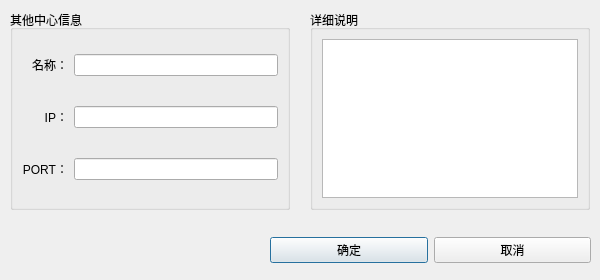
<?xml version="1.0" encoding="UTF-8"?>
<ui version="4.0">
 <class>ModifyCenterDialog</class>
 <widget class="QDialog" name="ModifyCenterDialog">
  <property name="windowModality">
   <enum>Qt::ApplicationModal</enum>
  </property>
  <property name="geometry">
   <rect>
    <x>0</x>
    <y>0</y>
    <width>600</width>
    <height>280</height>
   </rect>
  </property>
  <widget class="QWidget" name="horizontalLayoutWidget_2">
   <property name="geometry">
    <rect>
     <x>270</x>
     <y>230</y>
     <width>321</width>
     <height>41</height>
    </rect>
   </property>
   <layout class="QHBoxLayout" name="horizontalLayout">
    <property name="spacing">
     <number>6</number>
    </property>
    <item>
     <widget class="QPushButton" name="confirmButton">
      <property name="sizePolicy">
       <sizepolicy hsizetype="Minimum" vsizetype="Fixed">
        <horstretch>0</horstretch>
        <verstretch>0</verstretch>
       </sizepolicy>
      </property>
      <property name="text">
       <string>确定</string>
      </property>
     </widget>
    </item>
    <item>
     <widget class="QPushButton" name="cancelButton">
      <property name="text">
       <string>取消</string>
      </property>
     </widget>
    </item>
   </layout>
  </widget>
  <widget class="QGroupBox" name="verticalGroupBox">
   <property name="geometry">
    <rect>
     <x>310</x>
     <y>10</y>
     <width>280</width>
     <height>200</height>
    </rect>
   </property>
   <property name="title">
    <string>详细说明</string>
   </property>
   <layout class="QVBoxLayout" name="verticalLayout_3">
    <item>
     <widget class="QTextEdit" name="centerDetailEdit"/>
    </item>
   </layout>
  </widget>
  <widget class="QGroupBox" name="groupBox">
   <property name="geometry">
    <rect>
     <x>10</x>
     <y>10</y>
     <width>280</width>
     <height>200</height>
    </rect>
   </property>
   <property name="title">
    <string>其他中心信息</string>
   </property>
   <layout class="QGridLayout" name="gridLayout">
    <property name="topMargin">
     <number>0</number>
    </property>
    <property name="bottomMargin">
     <number>0</number>
    </property>
    <item row="0" column="0">
     <widget class="QLabel" name="label">
      <property name="text">
       <string>名称：</string>
      </property>
      <property name="alignment">
       <set>Qt::AlignRight|Qt::AlignTrailing|Qt::AlignVCenter</set>
      </property>
     </widget>
    </item>
    <item row="0" column="1">
     <widget class="QLineEdit" name="centerNameEdit"/>
    </item>
    <item row="1" column="0">
     <widget class="QLabel" name="label_2">
      <property name="text">
       <string>IP：</string>
      </property>
      <property name="alignment">
       <set>Qt::AlignRight|Qt::AlignTrailing|Qt::AlignVCenter</set>
      </property>
     </widget>
    </item>
    <item row="1" column="1">
     <widget class="QLineEdit" name="centerIPEdit">
      <property name="styleSheet">
       <string notr="true"/>
      </property>
     </widget>
    </item>
    <item row="2" column="0">
     <widget class="QLabel" name="label_3">
      <property name="text">
       <string>PORT：</string>
      </property>
      <property name="alignment">
       <set>Qt::AlignRight|Qt::AlignTrailing|Qt::AlignVCenter</set>
      </property>
     </widget>
    </item>
    <item row="2" column="1">
     <widget class="QLineEdit" name="centerPortEdit"/>
    </item>
   </layout>
  </widget>
 </widget>
 <resources/>
 <connections/>
</ui>
